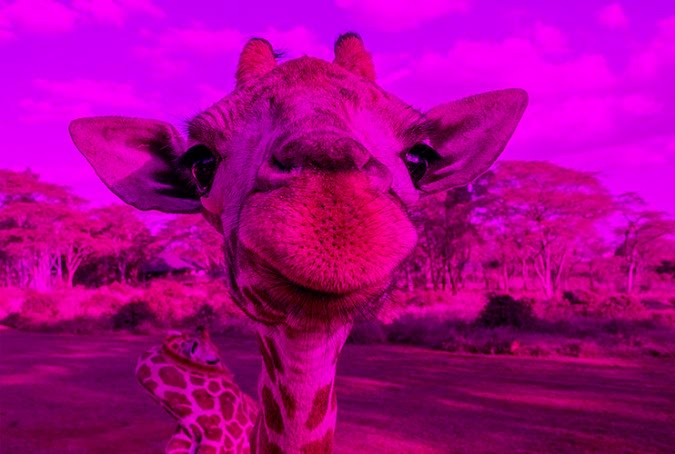
//> input picture LAB-1/modified_image.jpg, 675 x 454 px
$ ./Task4 modified_image.jpg   (built with g++ and OpenCV 4)
//> lines starting //> are read from the running program, lines starting //| are printed output that depends on the picture


#include <iostream>
#include <opencv2/highgui.hpp>

int main(int argc, char** argv){

	if(argc < 2){
		std::cout << "File name shall be provided\n";
		return 0;
	}
	if(cv::imread(argv[1]).empty()){
		std::cout << "File name is wrong or the file does not exists";
		return 0;
	}

	cv::Mat img = cv::imread(argv[1]);
//> img is the input picture: 454 rows x 675 cols, CV_8UC3; mean B, G, R 140.1, 1.1, 168

	std::cout << "Number of channels: " << img.channels() << "\n";
//| Number of channels: 3

	cv::namedWindow("Example 1");
	cv::imshow("Example 1", img);


    if (img.channels() == 3) {

        std::cout << "OK\n";

        std::vector<cv::Mat> channels(3);
        cv::split(img, channels); //BRG
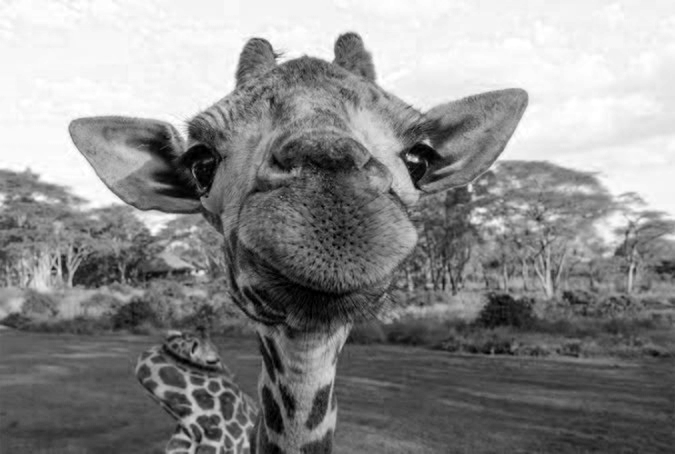
//> channels[0]: 454 rows x 675 cols, CV_8UC1; min 0, max 255, mean 140.1
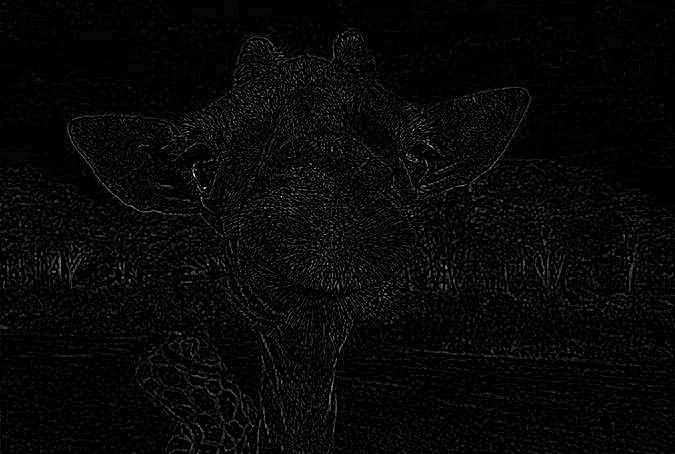
//> channels[1]: 454 rows x 675 cols, CV_8UC1; min 0, max 37, mean 1.1; drawn with min black and max white
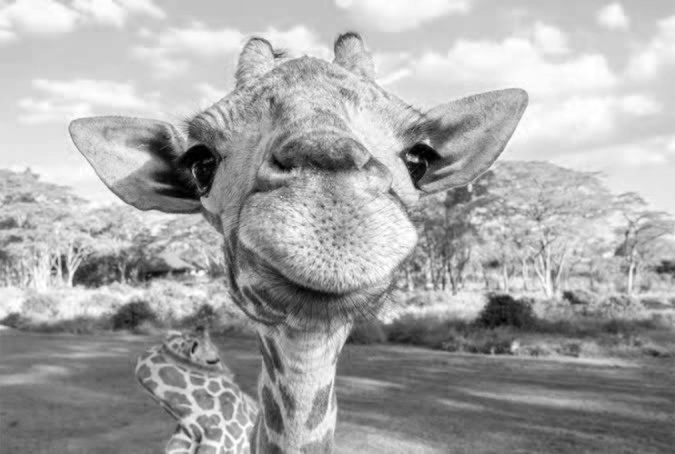
//> channels[2]: 454 rows x 675 cols, CV_8UC1; min 0, max 255, mean 168

        cv::Mat bluechannel = channels[0];
        cv::Mat greenchannel = channels[1];
        cv::Mat redchannel = channels[2];

        cv::namedWindow("Example 2");
        cv::namedWindow("Example 3");
        cv::namedWindow("Example 4");

        cv::imshow("Example 2", bluechannel);
        cv::imshow("Example 3", greenchannel);
        cv::imshow("Example 4", redchannel);
    }

	char test = cv::waitKey(0);
//> the space key is pressed

	return 0;
}
